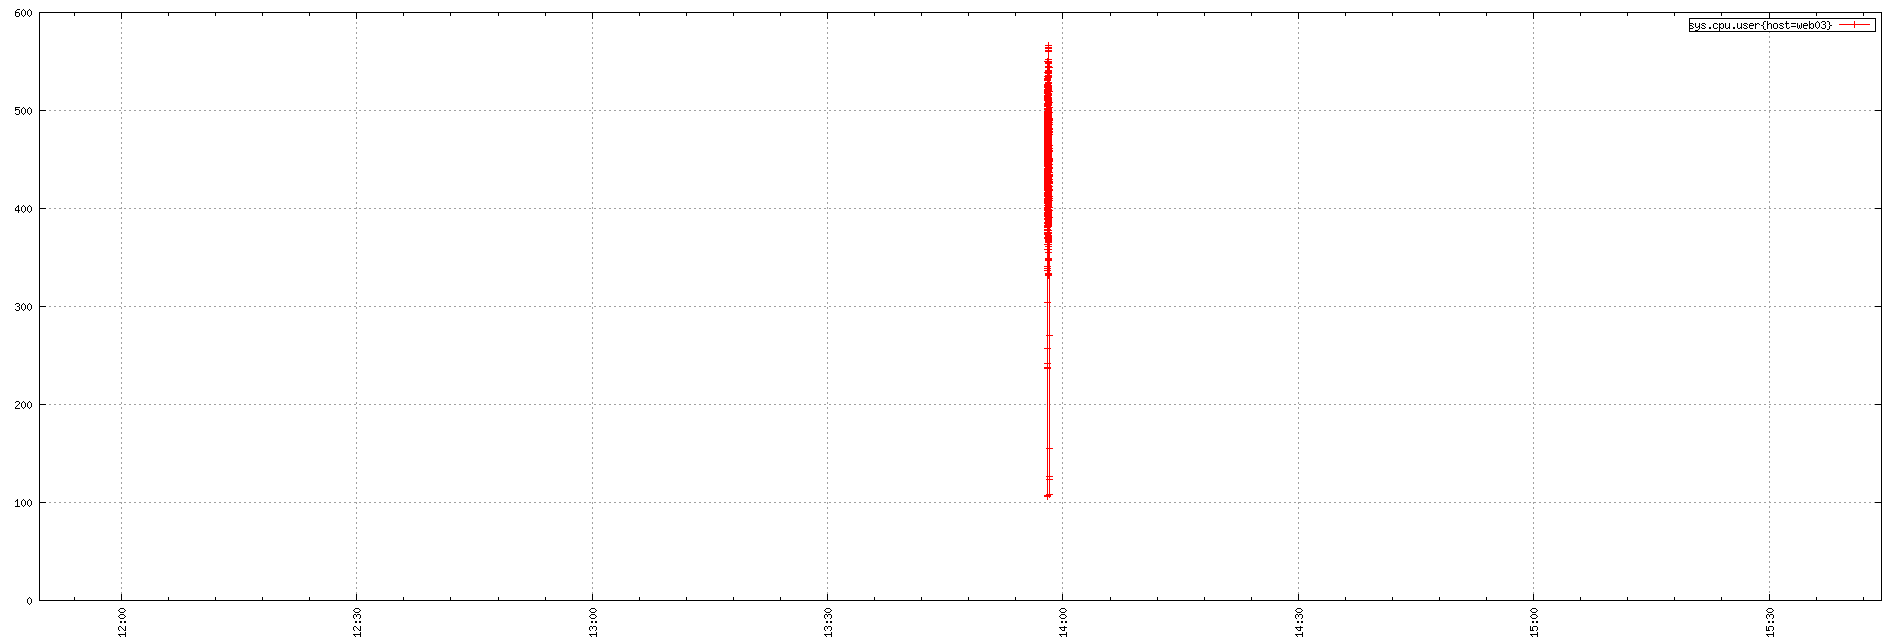

This chart was generated by the following gnuplot code:
set term png small size 1900,644
set xdata time
set timefmt "%s"
if (GPVAL_VERSION < 4.6) set xtics rotate; else set xtics rotate right
set output "${TMPDIR-'tmp'}/tsd/876c85a5.png"
set xrange ["1673956173":"1673970260"]
set format x "%H:%M"
set grid
set style data linespoint
set key right box
set yrange [0:]
plot  "${TMPDIR-'tmp'}/tsd/876c85a5_0.dat" using 1:2 title "sys.cpu.user{host=web03}"
